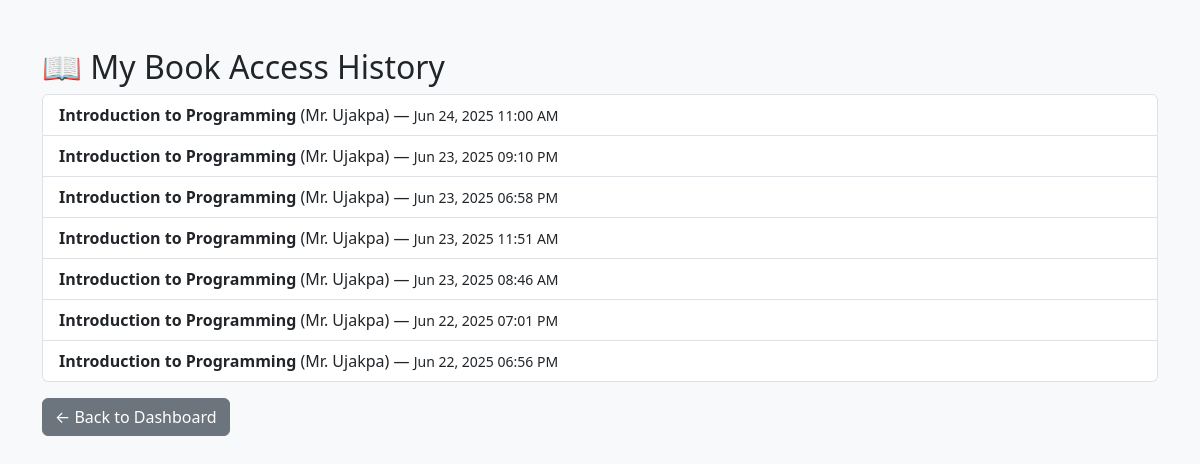
The app's page /history (signed in) with its own data.
### app.py (models this page shows)
class AccessLog(db.Model):
    id = db.Column(db.Integer, primary_key=True)
    user_id = db.Column(db.Integer, db.ForeignKey('user.id'))
    book_id = db.Column(db.Integer, db.ForeignKey('book.id'))
    timestamp = db.Column(db.DateTime, default=datetime.utcnow)
    user = db.relationship('User', backref='access_logs')
    book = db.relationship('Book', backref='access_logs')

class Book(db.Model):
    id = db.Column(db.Integer, primary_key=True)
    title = db.Column(db.String(200), nullable=False)
    author = db.Column(db.String(100), nullable=False)
    program = db.Column(db.String(100), nullable=False)
    level = db.Column(db.String(10), nullable=False)
    filename = db.Column(db.String(100), nullable=False)
    keywords = db.Column(db.String(200), nullable=True)

### app.py (the view)
@app.route('/history')
@login_required
def history():
    if current_user.role != 'student':
        return "Access denied."
    logs = AccessLog.query.filter_by(user_id=current_user.id).order_by(AccessLog.timestamp.desc()).all()
    return render_template('history.html', logs=logs)

### app.py (called while the page is built)
@login_manager.user_loader
def load_user(user_id):
    return User.query.get(int(user_id))

@app.context_processor
def inject_now():
    return {'current_year': datetime.now().year}

### templates/history.html (shortened to what this page needs)
<!DOCTYPE html>
<html>
<head>
    <link href="https://cdn.jsdelivr.net/npm/bootstrap@5.3.0/dist/css/bootstrap.min.css" rel="stylesheet">
</head>
<body class="bg-light">
    <div class="container mt-5">
        <h2>📖 My Book Access History</h2>
        {% if logs %}
            <ul class="list-group">
                {% for log in logs %}
                    <li class="list-group-item">
                        <strong>{{ log.book.title }}</strong> ({{ log.book.author }}) —
                        <small>{{ log.timestamp.strftime('%b %d, %Y %I:%M %p') }}</small>
                    </li>
                {% endfor %}
            </ul>
        {% else %}
            <p>You haven't accessed any books yet.</p>
        {% endif %}
        <a href="/dashboard" class="btn btn-secondary mt-3">← Back to Dashboard</a>
    </div>
</body>
</html>

### records on screen
AccessLog: book "Introduction to Programming", book.author "Mr. Ujakpa", timestamp "Jun 24, 2025 11:00 AM"
AccessLog: book "Introduction to Programming", book.author "Mr. Ujakpa", timestamp "Jun 23, 2025 09:10 PM"
AccessLog: book "Introduction to Programming", book.author "Mr. Ujakpa", timestamp "Jun 23, 2025 06:58 PM"
AccessLog: book "Introduction to Programming", book.author "Mr. Ujakpa", timestamp "Jun 23, 2025 11:51 AM"
AccessLog: book "Introduction to Programming", book.author "Mr. Ujakpa", timestamp "Jun 23, 2025 08:46 AM"
AccessLog: book "Introduction to Programming", book.author "Mr. Ujakpa", timestamp "Jun 22, 2025 07:01 PM"
AccessLog: book "Introduction to Programming", book.author "Mr. Ujakpa", timestamp "Jun 22, 2025 06:56 PM"
